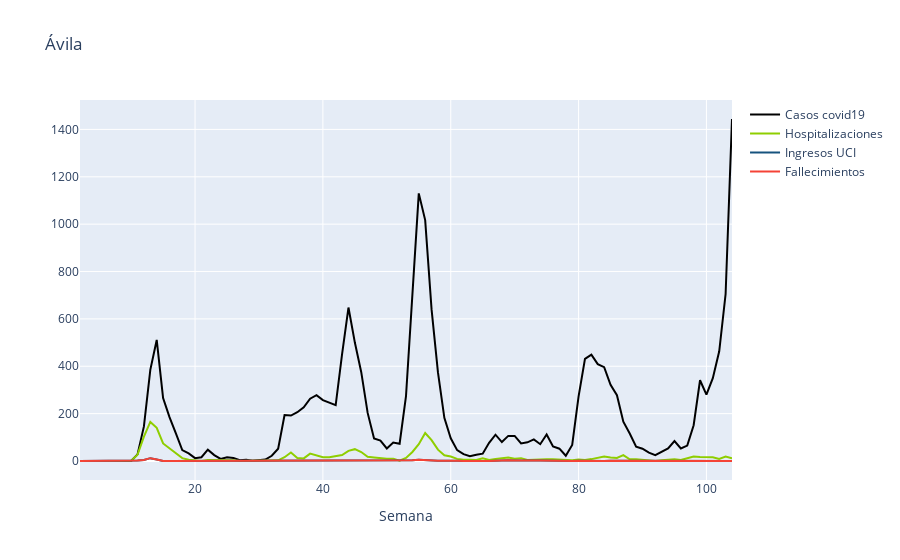

Write notebook code for a chart like this one.
### Code cell
#Avila
casos = go.Scatter(x= df_avila['Semana'] , y= df_avila['Casos'] , name= 'Casos covid19' , mode= 'lines' , marker= dict(color= '#000000'))
hospitalizaciones = go.Scatter(x= df_avila['Semana'] , y= df_avila['Hospitalizaciones'] , name= 'Hospitalizaciones' , mode= 'lines' , marker= dict(color= '#8fce00'))
uci = go.Scatter(x= df_avila['Semana'] , y= df_avila['Ingresos UCI'] , name= 'Ingresos UCI' , mode= 'lines' , marker= dict(color= '#16537e'))
fallecimientos = go.Scatter(x= df_avila['Semana'] , y= df_avila['Fallecimientos'] , name= 'Fallecimientos' , mode= 'lines' , marker= dict(color= '#f44336'))

data = [casos , hospitalizaciones , uci , fallecimientos]
layout = dict(title= 'Ávila' , xaxis= dict(title= 'Semana'))

fig_avila = go.Figure(data= data , layout= layout)
iplot(fig_avila)

### Figure 1 — Plotly figure (JSON) as saved in the notebook; plotly's stock layout.template omitted (floating-point values rounded to 4 significant figures)
{"data": [{"marker": {"color": "#000000"}, "mode": "lines", "name": "Casos covid19", "type": "scatter", "x": [2, 3, 4, 5, 6, 7, 8, 9, 10, 11, 12, 13, 14, 15, 16, 17, 18, 19, 20, 21, 22, 23, 24, 25, 26, 27, 28, 29, 30, 31, 32, 33, 34, 35, 36, 37, 38, 39, 40, 41, 42, 43, 44, 45, 46, 47, 48, 49, 50, 51, 52, 53, 54, 55, 56, 57, 58, 59, 60, 61, 62, 63, 64, 65, 66, 67, 68, 69, 70, 71, 72, 73, 74, 75, 76, 77, 78, 79, 80, 81, 82, 83, 84, 85, 86, 87, 88, 89, 90, 91, 92, 93, 94, 95, 96, 97, 98, 99, 100, 101, 102, 103, 104], "y": [0, 0, 0, 0, 0, 0, 0, 0, 0, 28, 146, 385, 511, 266, 185, 117, 46, 32, 12, 16, 48, 25, 9, 16, 13, 3, 5, 1, 3, 6, 22, 52, 194, 192, 206, 227, 263, 278, 257, 248, 236, 451, 648, 500, 375, 203, 95, 86, 53, 78, 73, 274, 694, 1130, 1017, 640, 374, 182, 96, 46, 29, 20, 26, 31, 77, 111, 80, 106, 106, 74, 79, 91, 71, 112, 61, 52, 22, 68, 273, 431, 449, 409, 396, 322, 278, 166, 116, 60, 52, 35, 25, 39, 53, 84, 53, 65, 151, 341, 280, 350, 463, 705, 1444]}, {"marker": {"color": "#8fce00"}, "mode": "lines", "name": "Hospitalizaciones", "type": "scatter", "x": [2, 3, 4, 5, 6, 7, 8, 9, 10, 11, 12, 13, 14, 15, 16, 17, 18, 19, 20, 21, 22, 23, 24, 25, 26, 27, 28, 29, 30, 31, 32, 33, 34, 35, 36, 37, 38, 39, 40, 41, 42, 43, 44, 45, 46, 47, 48, 49, 50, 51, 52, 53, 54, 55, 56, 57, 58, 59, 60, 61, 62, 63, 64, 65, 66, 67, 68, 69, 70, 71, 72, 73, 74, 75, 76, 77, 78, 79, 80, 81, 82, 83, 84, 85, 86, 87, 88, 89, 90, 91, 92, 93, 94, 95, 96, 97, 98, 99, 100, 101, 102, 103, 104], "y": [0, 0, 0, 0, 0, 1, 0, 2, 1, 27, 103, 165, 140, 74, 52, 34, 12, 5, 2, 0, 4, 4, 4, 4, 3, 0, 0, 0, 0, 0, 1, 3, 16, 36, 13, 11, 31, 25, 16, 16, 20, 25, 43, 50, 38, 18, 15, 12, 10, 10, 1, 13, 38, 71, 118, 88, 48, 24, 19, 9, 5, 5, 4, 11, 4, 8, 12, 15, 10, 12, 4, 6, 5, 7, 7, 5, 2, 3, 6, 4, 8, 14, 19, 15, 13, 25, 7, 7, 5, 0, 0, 3, 5, 7, 4, 13, 19, 17, 17, 16, 9, 19, 11]}, {"marker": {"color": "#16537e"}, "mode": "lines", "name": "Ingresos UCI", "type": "scatter", "x": [2, 3, 4, 5, 6, 7, 8, 9, 10, 11, 12, 13, 14, 15, 16, 17, 18, 19, 20, 21, 22, 23, 24, 25, 26, 27, 28, 29, 30, 31, 32, 33, 34, 35, 36, 37, 38, 39, 40, 41, 42, 43, 44, 45, 46, 47, 48, 49, 50, 51, 52, 53, 54, 55, 56, 57, 58, 59, 60, 61, 62, 63, 64, 65, 66, 67, 68, 69, 70, 71, 72, 73, 74, 75, 76, 77, 78, 79, 80, 81, 82, 83, 84, 85, 86, 87, 88, 89, 90, 91, 92, 93, 94, 95, 96, 97, 98, 99, 100, 101, 102, 103, 104], "y": [0, 0, 0, 0, 0, 0, 0, 0, 0, 2, 4, 12, 6, 0, 0, 0, 0, 1, 0, 0, 0, 0, 1, 1, 1, 0, 0, 0, 0, 0, 0, 1, 0, 2, 0, 0, 3, 1, 1, 1, 1, 2, 3, 3, 2, 1, 1, 0, 0, 1, 1, 3, 3, 5, 3, 2, 1, 1, 2, 1, 0, 1, 0, 0, 0, 2, 1, 3, 2, 3, 3, 2, 2, 1, 2, 1, 0, 0, 1, 0, 0, 0, 0, 1, 1, 0, 0, 1, 0, 0, 0, 3, 0, 0, 0, 0, 0, 1, 1, 3, 2, 3, 0]}, {"marker": {"color": "#f44336"}, "mode": "lines", "name": "Fallecimientos", "type": "scatter", "x": [2, 3, 4, 5, 6, 7, 8, 9, 10, 11, 12, 13, 14, 15, 16, 17, 18, 19, 20, 21, 22, 23, 24, 25, 26, 27, 28, 29, 30, 31, 32, 33, 34, 35, 36, 37, 38, 39, 40, 41, 42, 43, 44, 45, 46, 47, 48, 49, 50, 51, 52, 53, 54, 55, 56, 57, 58, 59, 60, 61, 62, 63, 64, 65, 66, 67, 68, 69, 70, 71, 72, 73, 74, 75, 76, 77, 78, 79, 80, 81, 82, 83, 84, 85, 86, 87, 88, 89, 90, 91, 92, 93, 94, 95, 96, 97, 98, 99, 100, 101, 102, 103, 104], "y": [0, 0, 0, 0, 0, 0, 0, 0, 0, 2, 4, 12, 6, 0, 0, 0, 0, 1, 0, 0, 0, 0, 1, 1, 1, 0, 0, 0, 0, 0, 0, 1, 0, 2, 0, 0, 3, 1, 1, 1, 1, 2, 3, 3, 2, 1, 1, 0, 0, 1, 1, 3, 3, 5, 3, 2, 1, 1, 2, 1, 0, 1, 0, 0, 0, 2, 1, 3, 2, 3, 3, 2, 2, 1, 2, 1, 0, 0, 1, 0, 0, 0, 0, 1, 1, 0, 0, 1, 0, 0, 0, 3, 0, 0, 0, 0, 0, 1, 1, 3, 2, 3, 0]}], "layout": {"title": {"text": "Ávila"}, "xaxis": {"title": {"text": "Semana"}}}}
